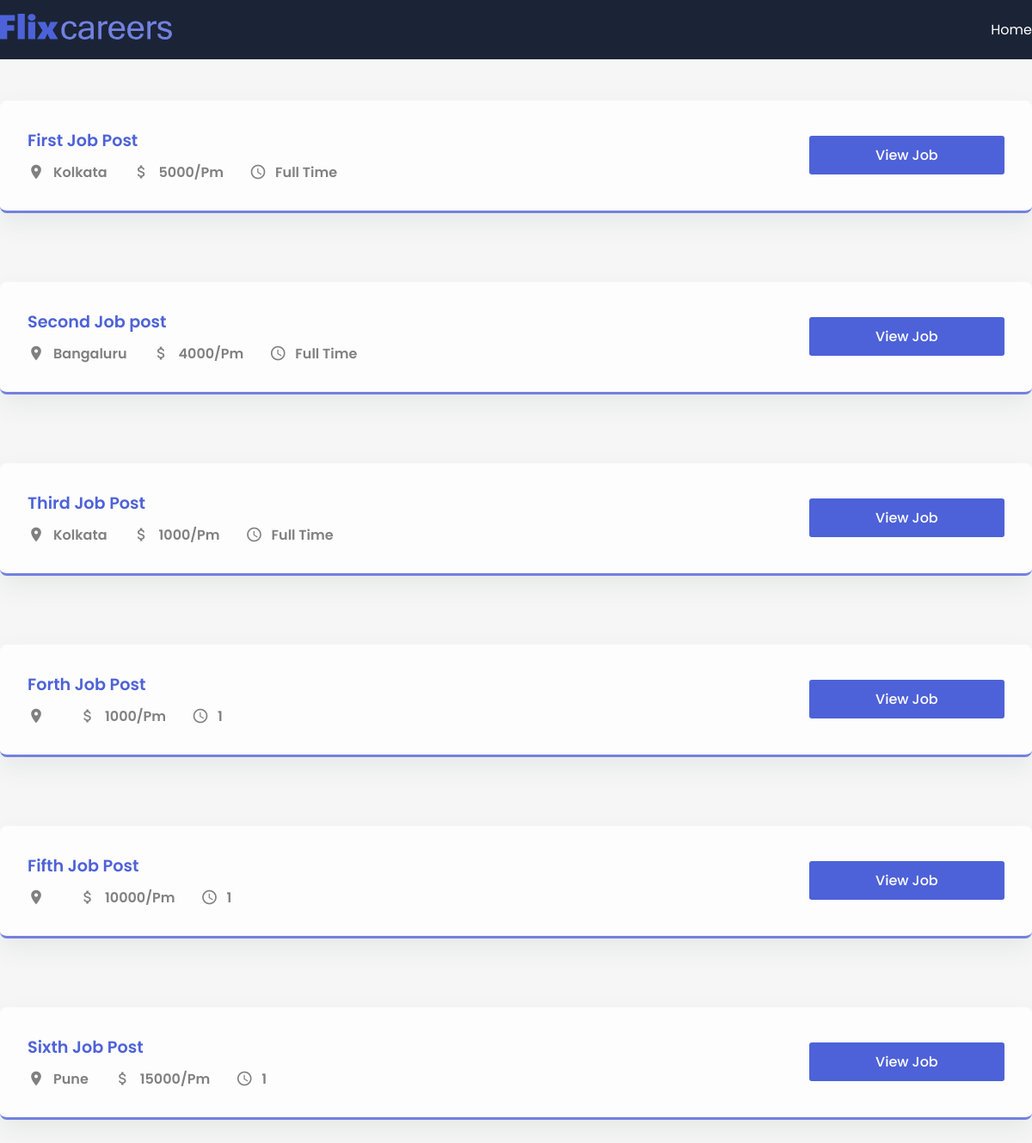
The page / on the database its author committed.
### app/models.py (models this page shows, shortened)
class JobPost(models.Model):
    JOB_TYPE = [('Full Time', 'Full Time'), ('Part Time', 'Part Time'),]
    title = models.CharField(max_length=200)
    description=models.TextField()
    date=models.DateTimeField(auto_now_add=True)
    salary=models.IntegerField()
    expiry=models.DateField(null=True)
    slug=models.SlugField(null=True, unique=True, max_length=45)
    location=models.OneToOneField(Location,on_delete=models.CASCADE, null=True)
    author=models.ForeignKey(Author,on_delete=models.CASCADE, null=True)
    skill = models.ManyToManyField(Skill)
    type = models.CharField(max_length=100, null=False, choices=JOB_TYPE)

class Location (models.Model):
    street = models.CharField(max_length=200)
    city=models.CharField(max_length=200)
    state=models.CharField(max_length=200)
    country=models.CharField(max_length=200)
    zip=models.CharField(max_length=200)

### app/views.py (the view)
# urls.py: path('', views.job_details, name='job_home'),
def job_details(request):
    jobs = JobPost.objects.all()
    context = {'jobs':jobs}
    return render(request, "app/index.html", context)

### app/templates/app/index.html (shortened to what this page needs)
{% extends 'base.html' %}
{% block content %}
{% for job in jobs %}
    <section>
      <div class="container">
        <div class="post">
          <div class="job-info">
            <h1 class="job-title">{{job.title}}</h1>
            <div class="job-des">
              <div class="location item">
                <span class="material-icons"> place </span>
                <p>{{job.location.city}}</p>
              </div>
              <div class="budget item">
                <span class="material-icons"> attach_money </span>
                <p>{{job.salary}}/Pm</p>
              </div>
              <div class="time item">
                <span class="material-icons"> schedule </span>
                <p>{{job.type}}</p>
              </div>
            </div>
          </div>
          <div class="buttons">
            <button class="apply">
              <a href="{% url 'job_detail' job.id %}">View Job</a>
            </button>
          </div>
        </div>
    </section>
        {% endfor %}
{% endblock content %}

### templates/base.html (shortened to what this page needs)
{% load static %}
<!DOCTYPE html>
<html lang="en">
  <head>
    <link rel="stylesheet" href="{%static 'app/style.css' %}" />
  </head>
  <body>
    <header>
      <nav>
        <div class="container">
          <div class="logo">
            <img src="{% static 'app/logo.svg'%}" alt="" />
          </div>
          <div class="links">
            <a href="{% url 'job_home' %}">Home</a>
          </div>
        </div>
      </nav>
    </header>
    {% block  content%}
    {% endblock content %}
  </body>
</html>

### app/static/app/style.css (style rules this page uses)
* { margin: 0; padding: 0; box-sizing: border-box; font-family: "Poppins", sans-serif; }
:root { --blue: #4d62d8; --lblue: #7281e0; --card: #fdfdfd; --shadow: #64646f17 0px 12px 29px 0px; --nav: #1b2436; }
body { background: #f5f6f5; }
button { border: none; outline: none; cursor: pointer; border-radius: 3px; }
nav { background: var(--nav); padding: 1em 0; }
a { text-decoration: none; color: white; }
.container { max-width: 1200px; margin: auto; }
nav .container { display: flex; align-items: center; justify-content: space-between; color: white; }
.logo { width: 200px; }
img { width: 100%; }
.links { display: flex; align-items: center; justify-content: center; }
.links a { color: white; margin-left: 30px; font-size: 1rem; font-weight: 400; }
.post { background: var(--card); border-radius: 8px; padding: 2em; box-shadow: var(--shadow); margin-top: 3em; display: grid; align-items: center; grid-template-columns: 8fr 2fr; border-bottom: 3px solid var(--lblue); }
.buttons { display: grid; grid-template-columns: repeat(1, 1fr); gap: 20px; }
.post:last-child { margin-bottom: 5em; }
.item { display: flex; align-items: center; margin-left: 30px; }
.item:first-child { margin-left: 0; }
.job-des { display: flex; align-items: center; }
.item span { margin-right: 10px; font-size: 20px !important; color: gray; }
.item p { font-size: 1rem; font-weight: 600; color: gray; }
.apply { background: var(--blue); height: 45px; padding: 0 40px; color: white; font-size: 1rem; font-weight: 500; }
.job-title { font-size: 1.2rem; font-weight: 600; margin-bottom: 10px; color: var(--blue); }
button { cursor: pointer; }

### rows shown on the page
JobPost: title "First Job Post", location.city "Kolkata", salary "5000", type "Full Time"
JobPost: title "Second Job post", location.city "Bangaluru", salary "4000", type "Full Time"
JobPost: title "Third Job Post", location.city "Kolkata", salary "1000", type "Full Time"
JobPost: title "Forth Job Post", salary "1000", type "1"
JobPost: title "Fifth Job Post", salary "10000", type "1"
JobPost: title "Sixth Job Post", location.city "Pune", salary "15000", type "1"
